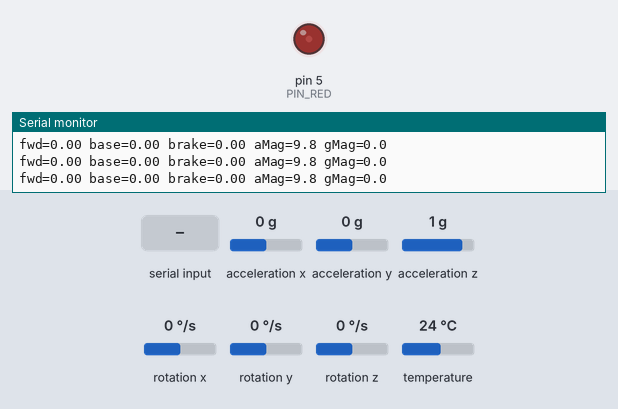
A sketch run on a simulated Arduino Uno, built with avr-gcc and run on an emulated ATmega328P. Shown: output pins drawn as LEDs (lit = HIGH), the last lines printed to the serial monitor. Dashed ring = blinking. Inputs (shaded band) come from the test bench; at power-on: acceleration y 0 g, acceleration x 0 g, acceleration z 1 g, rotation x 0 °/s, rotation y 0 °/s, rotation z 0 °/s, temperature 24 °C.

Above: at 1.2 s.
1.3 s: "c" received over Serial
At 2.11 s:
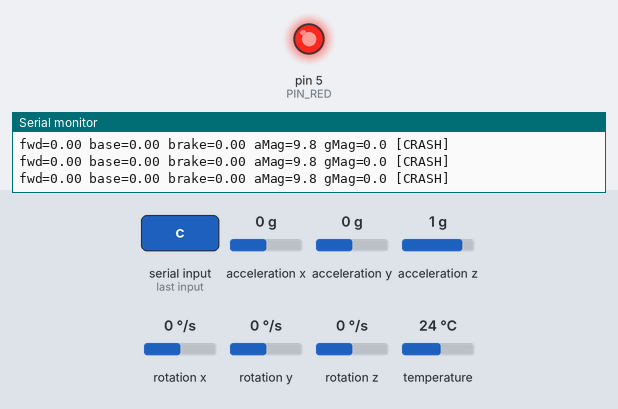
4.3 s: acceleration y set to -1.4 g
At 4.7 s:
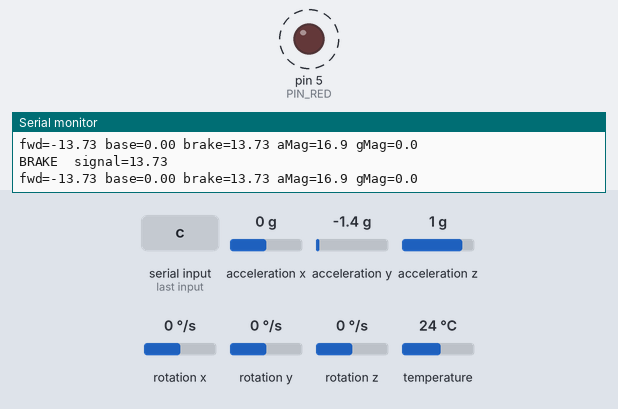
7.3 s: "h" received over Serial
10.3 s: "b" received over Serial
Timing chart, 0 to 14.3 s (numbered marks = the images above; inputs shaded):
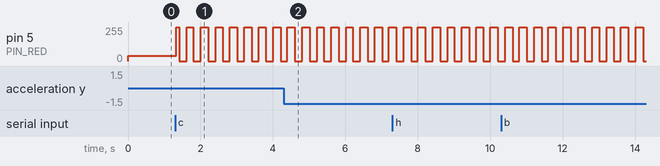

The sketch:

CODE_Brake_Fall.ino
```cpp
/*
 * IMU brake & fall detector with TacHammer haptic
 * ---------------------------------------------------------------
 *  Target board: ATmega32u4 (Arduino Leonardo / Micro / Pro Micro)
 *                -- required for Timer4 hardware PWM on pin 13 (PC7)
 *
 *  Hardware:
 *    - MPU6050        (I2C: SDA/SCL)
 *    - LED: pin 5 - RED
 *
 *  Behaviour:
 *    - Deceleration detected  -> red light gets brighter
 *    - Fall / crash detected  -> red light starts flashing
 * ---------------------------------------------------------------
 */

#include <Wire.h>
#include <Adafruit_MPU6050.h>
#include <Adafruit_Sensor.h>

// ---------- Pin map ----------
// Single red LED only (brake light) on pin 5. Default powered-on
// brightness is PWM ~30%; full brightness on brake; blanked on crash
const uint8_t PIN_RED = 5; // single red LED (brake light)
// PWM output to TacHammer is hardwired to pin 13 (PC7) via Timer4.
const uint8_t LED_DEFAULT_PWM =40; // ~30% of 255
const uint8_t LED_FULL_PWM    = 255;

// ---------- Tunable thresholds ----------
// Brake detection: how much the forward acceleration must drop below the
// long-term baseline (in m/s^2) to count as braking. Higher = needs harder brake.
// TUNING: open Serial Monitor @ 115200, watch the "fwd=... base=... brake=..."
// lines while braking vs. accelerating, then set this to a value comfortably
// above the largest "brake=" value you see while just cruising / accelerating.
const float DECEL_THRESHOLD       = 0.6f;
// Require this many consecutive samples above the threshold (debounce).
const uint8_t DECEL_CONSEC_SAMPLES = 3;
// Forward axis selection (0=X, 1=Y, 2=Z) and direction sign.
// If braking instead triggers on acceleration, flip FORWARD_SIGN to -1.
const uint8_t FORWARD_AXIS = 1;     // X by default
const float   FORWARD_SIGN = +1.0f;

// Print live signal every PRINT_PERIOD_MS so you can tune the threshold.
// Set to 0 to disable.
const unsigned long PRINT_PERIOD_MS = 200;

const float CRASH_ACC_THRESHOLD   = 30.0f;  // m/s^2 (~1.8 g) -- lower = easier to trigger
const float CRASH_GYRO_THRESHOLD  = 6.0f;   // rad/s
const unsigned long BRAKE_HOLD_MS   = 600;
const unsigned long CRASH_ALERT_MS  = 1500;
const unsigned long CRASH_BLINK_MS  = 200;

// Baseline tracking: very slow low-pass (seconds) representing gravity offset +
// average forward acceleration. The brake signal is (baseline - current).
const float BASELINE_ALPHA = 0.01f;  // ~1% new per sample @ 50 Hz -> ~2 s time constant

// ---------- Globals ----------
Adafruit_MPU6050 mpu;

float forwardBaseline = 0.0f;
bool  haveBaseline    = false;
uint8_t decelStreak   = 0;

unsigned long brakeUntil = 0;
unsigned long crashUntil = 0;
bool crashLatched = false;

// ================================================================================
// TacHammer haptic removed — no haptic/vibration on crash.

// ================================================================================
void setup() {
  Serial.begin(115200);

  pinMode(PIN_RED, OUTPUT);
  // start LED at default (powered-on dim) PWM
  analogWrite(PIN_RED, LED_DEFAULT_PWM);

  Wire.begin();
  delay(2);
  // No haptic/TacHammer present in this build.
  Serial.println(F("No haptic (TacHammer) present"));

  // ---- MPU6050 init ----
  if (!mpu.begin()) {
    Serial.println(F("MPU6050 not found!"));
    while (1) {
      digitalWrite(PIN_RED, !digitalRead(PIN_RED));
      delay(200);
    }
  }
  mpu.setAccelerometerRange(MPU6050_RANGE_8_G);
  mpu.setGyroRange(MPU6050_RANGE_500_DEG);
  mpu.setFilterBandwidth(MPU6050_BAND_21_HZ);

  Serial.println(F("Ready. Commands: h=haptic c=crash b=brake"));
}

// ================================================================================
void loop() {
  // ---- Serial test commands (type single chars in Serial Monitor) ----
  //   h = test haptic only
  //   c = simulate crash (haptic + LED blink)
  //   b = simulate brake (LEDs on)
  while (Serial.available()) {
    char ch = Serial.read();
    if (ch == 'h' || ch == 'H') {
      Serial.println(F("[TEST] no haptic available"));
    } else if (ch == 'c' || ch == 'C') {
      Serial.println(F("[TEST] crash"));
      brakeUntil = 0;
      decelStreak = 0;
      // latch crash state: blank LED until reset
      crashUntil = millis() + CRASH_ALERT_MS;
      crashLatched = true;
      analogWrite(PIN_RED, 0);
      // crash latched; LED will flash until reset
    } else if (ch == 'b' || ch == 'B') {
      Serial.println(F("[TEST] brake"));
      brakeUntil = millis() + BRAKE_HOLD_MS;
    }
  }

  sensors_event_t a, g, t;
  mpu.getEvent(&a, &g, &t);

  // ---- Pick the forward axis ----
  float axes[3] = { a.acceleration.x, a.acceleration.y, a.acceleration.z };
  float forward = FORWARD_SIGN * axes[FORWARD_AXIS];

  if (!haveBaseline) {
    forwardBaseline = forward;
    haveBaseline = true;
  }

  float aMag = sqrt(a.acceleration.x * a.acceleration.x +
                    a.acceleration.y * a.acceleration.y +
                    a.acceleration.z * a.acceleration.z);
  float gMag = sqrt(g.gyro.x * g.gyro.x +
                    g.gyro.y * g.gyro.y +
                    g.gyro.z * g.gyro.z);

  unsigned long now = millis();

  // ---- Crash / fall (highest priority) ----
  if (aMag > CRASH_ACC_THRESHOLD || gMag > CRASH_GYRO_THRESHOLD) {
    if (now > crashUntil) {
      Serial.print(F("CRASH! aMag="));
      Serial.print(aMag);
      Serial.print(F(" gMag="));
      Serial.println(gMag);
      crashUntil = now + CRASH_ALERT_MS;
      // Cancel any brake activity so the two effects don't overlap.
      brakeUntil  = 0;
      decelStreak = 0;
      // latch crash: flash the single red LED until reset.
      crashLatched = true;
      crashUntil = now + CRASH_ALERT_MS; // keep crashActive true for a short window
    }
  }

  bool crashActive = (millis() < crashUntil);  // re-read clock; haptic was blocking

  // ---- Brake detection ----
  // Signed: positive only when forward axis drops BELOW its long-term baseline,
  // i.e. when the rider is decelerating. Acceleration produces a negative value
  // and does not trigger.
  float brakeSignal = forwardBaseline - forward;

  if (!crashActive && brakeSignal > DECEL_THRESHOLD) {
    if (decelStreak < 255) decelStreak++;
    if (decelStreak >= DECEL_CONSEC_SAMPLES) {
      if (now >= brakeUntil) {   // log only on rising edge
        Serial.print(F("BRAKE  signal="));
        Serial.println(brakeSignal);
      }
      brakeUntil = now + BRAKE_HOLD_MS;
    }
  } else {
    decelStreak = 0;
  }

  // Update baseline ONLY during truly quiet periods: |signal| below a fraction
  // of the trigger threshold. This way neither braking nor accelerating events
  // pull the baseline, so the system stays symmetric and can't get "tricked"
  // into firing on acceleration.
  const float BASELINE_QUIET_BAND = 0.5f * DECEL_THRESHOLD;
  if (!crashActive && fabs(brakeSignal) < BASELINE_QUIET_BAND) {
    forwardBaseline += BASELINE_ALPHA * (forward - forwardBaseline);
  }

  bool brakeOn = !crashLatched && !crashActive && (millis() < brakeUntil);
  // LED behaviour:
  // - crashLatched: LED flashes until reset
  // - brakeOn: full brightness
  // - otherwise: default dim (powered-on PWM)
  if (crashLatched) {
    bool blinkState = ((now / CRASH_BLINK_MS) % 2) == 0;
    analogWrite(PIN_RED, blinkState ? LED_FULL_PWM : 0);
  } else if (brakeOn) {
    analogWrite(PIN_RED, LED_FULL_PWM);
  } else {
    analogWrite(PIN_RED, LED_DEFAULT_PWM);
  }

  // ---- Live debug stream (for tuning DECEL_THRESHOLD / sign) ----
  static unsigned long lastPrint = 0;
  if (PRINT_PERIOD_MS && (now - lastPrint) >= PRINT_PERIOD_MS) {
    lastPrint = now;
    Serial.print(F("fwd="));   Serial.print(forward, 2);
    Serial.print(F(" base=")); Serial.print(forwardBaseline, 2);
    Serial.print(F(" brake=")); Serial.print(brakeSignal, 2);
    Serial.print(F(" aMag=")); Serial.print(aMag, 1);
    Serial.print(F(" gMag=")); Serial.print(gMag, 1);
    if (brakeOn)     Serial.print(F(" [BRAKE]"));
    if (crashActive) Serial.print(F(" [CRASH]"));
    Serial.println();
  }

  // No separate crash LEDs with single-LED setup. Crash latch keeps LED off

  delay(20);   // ~50 Hz loop
}
```

Measured:
- after the input at 1.3 s, pin 5 (PIN_RED): 40/255 → 255/255 at once, then repeats every 0.39 s: 0/255 0.20 s, 255/255 0.18 s
